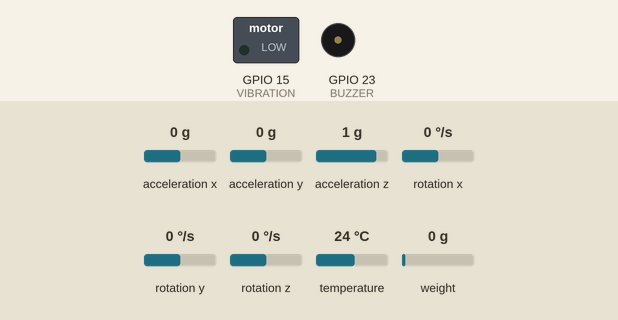
A sketch run on a simulated ESP32. Parts: switched loads named in the sketch (green lamp = pin HIGH), buzzer (waves = sounding, pin HIGH). The inputs (shaded band) are chosen by the test bench; at power-on: acceleration x 0 g, weight on the scale 0 g, acceleration y 0 g, acceleration z 1 g, rotation x 0 °/s, rotation y 0 °/s, rotation z 0 °/s, temperature 24 °C. WiFi joins after 1.5 s; servers stay silent unless stated; what the sketch prints to the serial monitor is not drawn.

Above: at 3.7 s.
3.8 s: acceleration x set to -0.3 g
At 5.5 s:
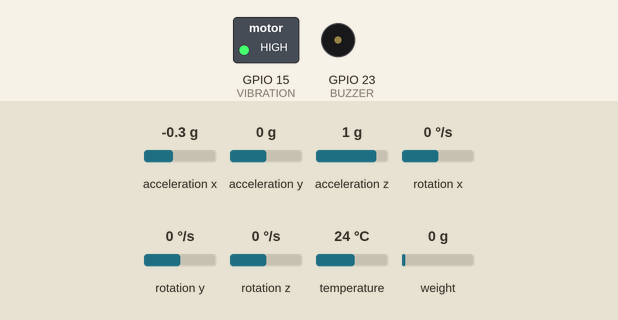
6.0 s: weight on the scale set to 2 g
9.0 s: weight on the scale set to 5 g
At 10.2 s:
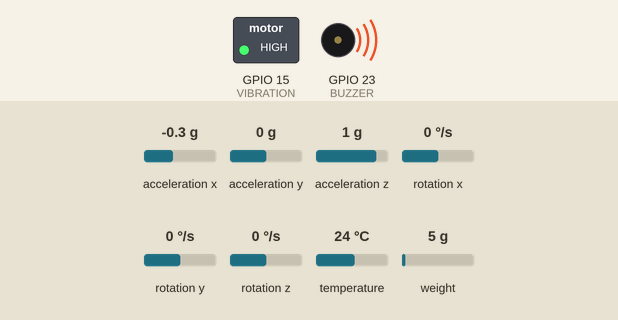
10.5 s: acceleration y set to -1.4 g
13.5 s: weight on the scale set to 182 g
15.0 s: weight on the scale set to 222 g
At 15.7 s:
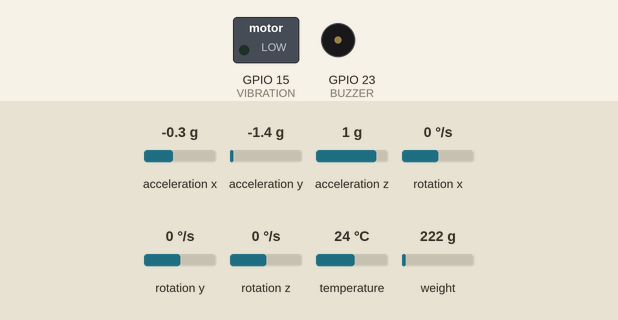
Timing chart, 0 to 17.6 s (numbered marks = the images above; inputs shaded):
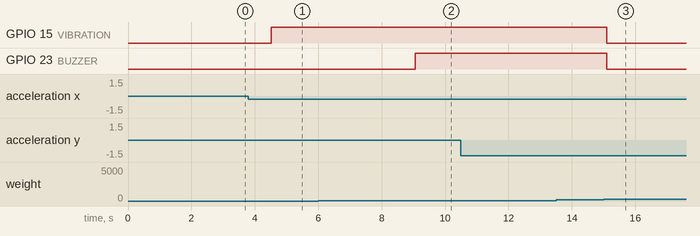

Measured:
- the behaviour switches between -0.1 and -0.2 g on acceleration x (found by bisection; images 0 and 1)
- the behaviour switches between 3 and 4 g on weight on the scale (found by bisection; images 1 and 2)
- the behaviour switches between 200 and 201 g on weight on the scale (found by bisection; images 2 and 3)
- after the input at 3.8 s, GPIO 15 (VIBRATION): LOW → HIGH after 0.72 s
- after the input at 6.0 s, every drawn part: stays the same
- after the input at 9.0 s, GPIO 23 (BUZZER): LOW → HIGH after 0.06 s
- after the input at 10.5 s, every drawn part: stays the same
- after the input at 13.5 s, every drawn part: stays the same
- after the input at 15.0 s, GPIO 15 (VIBRATION), GPIO 23 (BUZZER): HIGH → LOW after 0.11 s

The sketch:

LB_3.ino
```cpp
#include <Wire.h>
#include <Adafruit_MPU6050.h>
#include <Adafruit_Sensor.h>
#include "HX711.h"
#include <WiFi.h>
#include "ThingSpeak.h"

// ---------------- WiFi ----------------
const char* ssid = "admin123";
const char* pass = "admin123";

unsigned long channelID = 3308716;
const char* writeAPIKey = "0LUDSMWK3L4UP4EI";

WiFiClient client;

// ---------------- Sensors ----------------
Adafruit_MPU6050 mpu;

#define DOUT 5
#define CLK 4
HX711 scale;

// ---------------- Output ----------------
#define BUZZER 23
#define VIBRATION 15

// ---------------- Variables ----------------
float bodyWeight = 60.0;

String lastOutput = "Starting...";
int stateValue = 0;   // 0 SAFE, 1 MILD, 2 DANGER

// -------- TIMERS --------
unsigned long lastSerialTime = 0;
unsigned long lastThingSpeakTime = 0;

// ---------------- SETUP ----------------
void setup() {

  Serial.begin(115200);

  pinMode(BUZZER, OUTPUT);
  pinMode(VIBRATION, OUTPUT);

  digitalWrite(BUZZER, LOW);
  digitalWrite(VIBRATION, LOW);

  if (!mpu.begin()) {
    Serial.println("MPU6050 not found!");
    while (1);
  }

  scale.begin(DOUT, CLK);
  scale.set_scale(420.0);
  scale.tare();

  WiFi.begin(ssid, pass);
  Serial.print("Connecting WiFi");

  while (WiFi.status() != WL_CONNECTED) {
    delay(500);
    Serial.print(".");
  }

  Serial.println("\nWiFi Connected ✅");

  ThingSpeak.begin(client);
}

// ---------------- LOOP ----------------
void loop() {

  sensors_event_t a, g, temp;
  mpu.getEvent(&a, &g, &temp);

  float angleX = atan2(
                   a.acceleration.x,
                   sqrt(a.acceleration.y * a.acceleration.y +
                        a.acceleration.z * a.acceleration.z)
                 ) * 180 / PI;

  float angleAbs = abs(angleX);

  float liftedWeight = scale.get_units(5);
  if (liftedWeight < 0 || liftedWeight > 200) liftedWeight = 0;

  float finalWeight = bodyWeight - liftedWeight;
  if (finalWeight < 0) finalWeight = 0;

  int angleLevel = constrain((int)(angleAbs / 10), 0, 5);
  int weightLevel = constrain((int)(liftedWeight + 0.5), 0, 5);

  String angleState, weightState;

  if (angleLevel == 0) angleState = "SAFE";
  else if (angleLevel <= 3) angleState = "MILD";
  else angleState = "DANGER";

  if (weightLevel == 0) weightState = "SAFE";
  else if (weightLevel <= 3) weightState = "MILD";
  else weightState = "DANGER";

  // -------- FINAL STATE --------
  if (angleState == "DANGER" || weightState == "DANGER") {
    stateValue = 2;
  }
  else if (angleState == "MILD" || weightState == "MILD") {
    stateValue = 1;
  }
  else {
    stateValue = 0;
  }

  String finalStateText;
  if (stateValue == 0) finalStateText = "SAFE";
  else if (stateValue == 1) finalStateText = "MILD";
  else finalStateText = "DANGER";

  // -------- Alerts --------
  if (stateValue == 2) {
    digitalWrite(BUZZER, HIGH);
    digitalWrite(VIBRATION, HIGH);
  }
  else if (stateValue == 1) {
    digitalWrite(VIBRATION, HIGH);
    digitalWrite(BUZZER, LOW);
  }
  else {
    digitalWrite(BUZZER, LOW);
    digitalWrite(VIBRATION, LOW);
  }

  // -------- APP OUTPUT --------
  String appOutput =
    "ANGLEX: " + String(angleAbs, 2) + "\n" +
    "FSRVALUE: " + String(liftedWeight, 2) + "\n" +
    "WEIGHT: " + String(finalWeight, 2) + "\n" +
    "STATE: " + finalStateText;

  lastOutput = appOutput;

  // -------- LAPTOP OUTPUT --------
  String serialOutput =
    "Body Weight: " + String(bodyWeight, 0) +
    " | Lifted Weight: " + String(liftedWeight, 0) +
    " | Final Weight: " + String(finalWeight, 0) + "\n" +
    "Angle: " + String(angleAbs, 0) +
    " | AngleLevel: " + String(angleLevel) +
    " | AngleState: " + angleState +
    " | WeightLevel: " + String(weightLevel) +
    " | WeightState: " + weightState +
    " | Final State: " + finalStateText;

  unsigned long currentMillis = millis();

  // -------- SERIAL --------
  if (currentMillis - lastSerialTime >= 3000) {
    Serial.println(serialOutput);
    Serial.println("--------------------------------");
    lastSerialTime = currentMillis;
  }

  // -------- THINGSPEAK --------
  if (currentMillis - lastThingSpeakTime >= 15000) {

    ThingSpeak.setStatus(lastOutput);     // ✅ TEXT OUTPUT
    ThingSpeak.setField(1, angleAbs);
    ThingSpeak.setField(2, liftedWeight);
    ThingSpeak.setField(3, finalWeight);
    ThingSpeak.setField(4, stateValue);   // ✅ STATE NUMBER

    ThingSpeak.writeFields(channelID, writeAPIKey);

    lastThingSpeakTime = currentMillis;
  }
}
```
